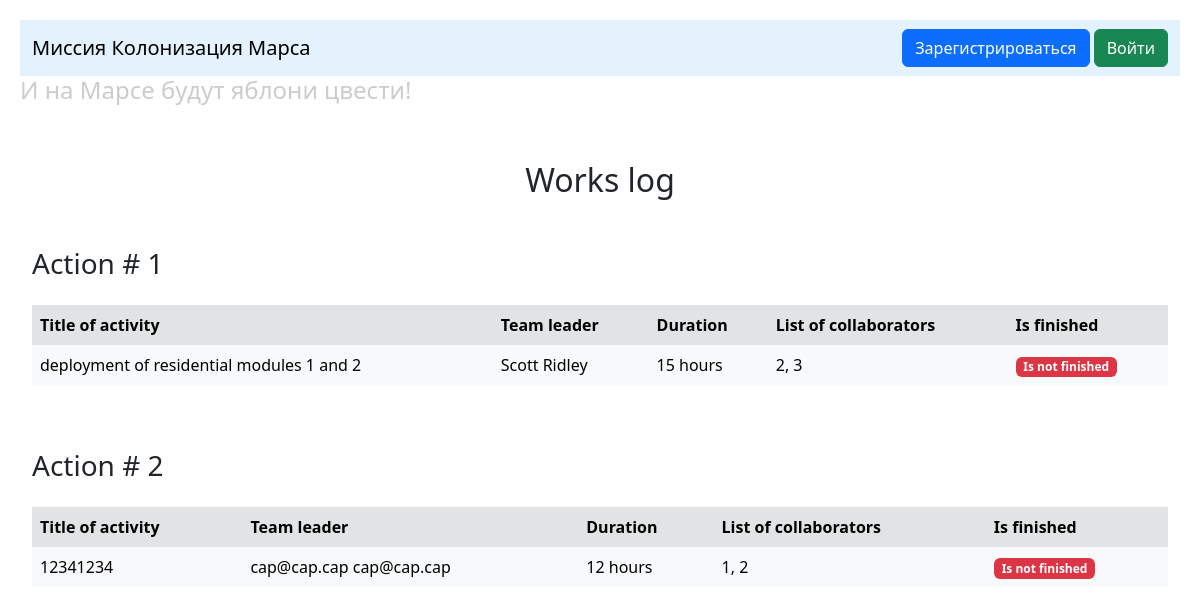
The page / on the database its author committed.
### data/jobs.py (models this page shows, shortened)
class Jobs(SqlAlchemyBase):
    __tablename__ = 'jobs'
    id = sa.Column(sa.Integer, primary_key=True, autoincrement=True)
    team_leader = sa.Column(sa.Integer, sa.ForeignKey('users.id'), nullable=True)
    job = sa.Column(sa.String, nullable=True)
    work_size = sa.Column(sa.Integer, nullable=True)
    collaborators = sa.Column(sa.String, nullable=True)
    start_date = sa.Column(sa.DateTime, default=datetime.datetime.now)
    end_date = sa.Column(sa.DateTime)
    is_finished = sa.Column(sa.Boolean, default=False)
    user = orm.relationship('User', back_populates='jobs')

### data/users.py (models this page shows, shortened)
class User(SqlAlchemyBase, UserMixin):
    __tablename__ = 'users'
    id = sa.Column(sa.Integer, primary_key=True, autoincrement=True)
    surname = sa.Column(sa.String, nullable=True)
    name = sa.Column(sa.String, nullable=True)
    age = sa.Column(sa.Integer, nullable=True)
    position = sa.Column(sa.String, nullable=True)
    speciality = sa.Column(sa.String, nullable=True)
    address = sa.Column(sa.String, nullable=True)
    email = sa.Column(sa.String, index=True, unique=True, nullable=True)
    hashed_password = sa.Column(sa.String, nullable=True)
    modified_date = sa.Column(sa.DateTime, default=datetime.datetime.now)
    jobs = orm.relationship('Jobs', back_populates='user')

### main.py (the view)
@app.route('/')
def jobs_list():
    db_session.global_init("db/mars_explorer.db")
    session = db_session.create_session()
    jobs = session.query(Jobs).all()
    return render_template('jobs.html', title="Журнал работ", jobs=jobs)

### data/db_session.py (called while the page is built, shortened)
def global_init(db_file):
    global __factory
    if __factory:
        return

def create_session() -> Session:
    global __factory
    return __factory()

### templates/jobs.html (shortened to what this page needs)
{% extends "base.html" %}
{% block content %}
    <div class="container-fluid py-5">
        <h2 class="mb-5 text-center">Works log</h2>
        {% for job in jobs %}
            <div class="job-section mb-5">
                <h3 class="mb-4">Action # {{ job.id }}</h3>
                <div class="table-responsive">
                    <table class="table table-borderless">
                        <thead>
                            <tr class="table-secondary">
                                <th>Title of activity</th>
                                <th>Team leader</th>
                                <th>Duration</th>
                                <th>List of collaborators</th>
                                <th>Is finished</th>
                            </tr>
                        </thead>
                        <tbody>
                            <tr class="table-light">
                                <td class="align-middle">{{ job.job }}</td>
                                <td class="align-middle">{{ job.user.surname }} {{ job.user.name }}</td>
                                <td class="align-middle">{{ job.work_size }} hours</td>
                                <td class="align-middle">{{ job.collaborators }}</td>
                                <td class="align-middle">
                                    {% if job.is_finished %}
                                        <span class="badge bg-success">Yes</span>
                                    {% else %}
                                        <span class="badge bg-danger">Is not finished</span>
                                    {% endif %}
                                </td>
                            </tr>
                        </tbody>
                    </table>
                </div>
            </div>
        {% endfor %}
    </div>
{% endblock %}

### templates/base.html (shortened to what this page needs)
<!DOCTYPE html>
<html lang="en">
<head>
    <link rel="stylesheet"
          href="https://cdn.jsdelivr.net/npm/bootstrap@5.3.0/dist/css/bootstrap.min.css"
>
</head>
<body style="margin: 20px">
    <nav class="navbar navbar-light" style="background-color: #e3f2fd;">
        <div class="container-fluid justify-content-between">
            <a class="navbar-brand" href="/">Миссия Колонизация Марса</a>
            {% if current_user.is_authenticated %}
                <a class="navbar-brand" href="/logout">{{ current_user.surname }} {{ current_user.name }}</a>
            {% else %}
                <div class="ms-auto">
                    <a class="btn btn-primary" href="/register">Зарегистрироваться</a>
                    <a class="btn btn-success" href="/login">Войти</a>
                </div>
            {% endif %}
        </div>
    </nav>
    <h4 style="color: #cccccc;">И на Марсе будут яблони цвести!</h4>
    {% block content %}{% endblock %}
</body>
</html>

### rows shown on the page
Jobs: id "1", job "deployment of residential modules 1 and 2", user.surname "Scott", user.name "Ridley", work_size "15", collaborators "2, 3", is_finished "Is not finished"
Jobs: id "2", job "12341234", user.surname "cap@cap.cap", user.name "cap@cap.cap", work_size "12", collaborators "1, 2", is_finished "Is not finished"
